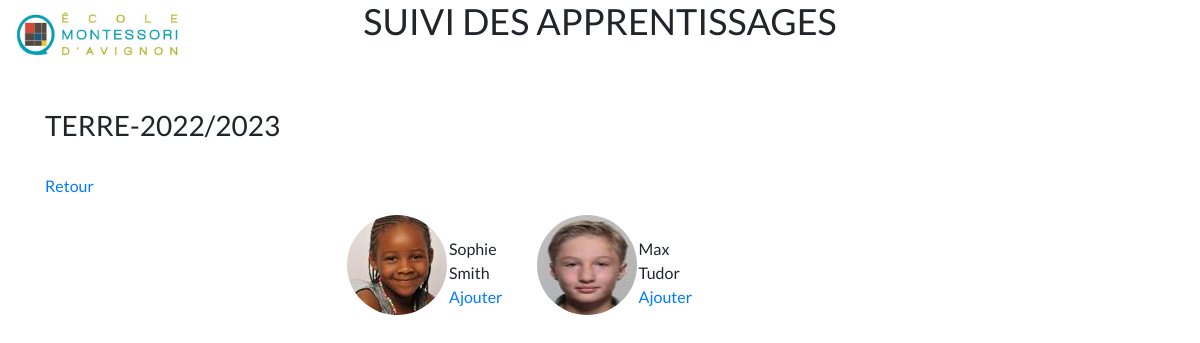
Before: /ambiance/add_child/1 (signed in) with the older database file.
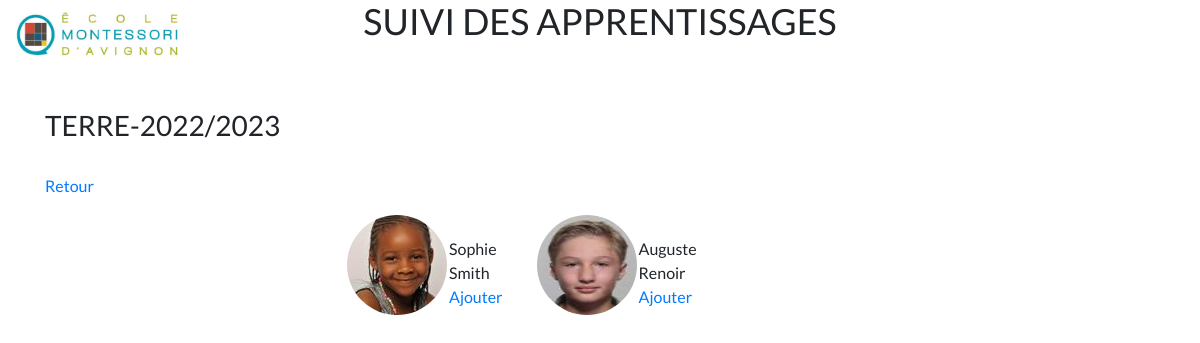
After: the same page with the newer database file.
### ambiance/models.py (models this page shows)
class Ambiance(models.Model):
    ENVIRONMENT_CHOICES = (
        ('BOIS', 'Bois'),
        ('TERRE', 'Terre'),
    )
    name = models.CharField(max_length=20, choices=ENVIRONMENT_CHOICES, verbose_name="Ambiance")
    year = models.CharField(max_length=20, verbose_name="Année")
    date_created = models.DateTimeField(auto_now_add=True)
    def __str__(self):
        return f'{self.name}-{self.year}'

### students/models.py (models this page shows, shortened)
class Students(models.Model):
    photo = models.ImageField(null=True, blank=True)
    firstname = models.CharField(max_length=25)
    lastname = models.CharField(max_length=25)
    date_of_birth = models.DateField()
    profil = models.TextField()
    ambiance = models.ForeignKey(Ambiance, on_delete=models.CASCADE)
    pratique_life = models.ForeignKey(PracticalLife, on_delete=models.CASCADE)
    sensorial_material = models.ForeignKey(SensoryMaterial, on_delete=models.CASCADE)
    mathe = models.ForeignKey(Math, on_delete=models.CASCADE)
    langage = models.ForeignKey(Langage, on_delete=models.CASCADE)
    letter = models.ForeignKey(Letter, on_delete=models.CASCADE)
    active = models.BooleanField(default=True)
    date_created = models.DateTimeField(auto_now_add=True)
    date_updated = models.DateTimeField(auto_now=True)
    tracker = FieldTracker()
    class Meta:
        verbose_name = "Student"
        verbose_name_plural = "Students"
    IMAGE_MAX_SIZE = (100, 100)

### students/views.py (the view)
# urls.py: path("ambiance/add_child/<int:ambiance_id>", views.student_active, name='ambiance_add_child'),
@login_required
def student_active(request, ambiance_id):
    students = Students.objects.filter(active=True)
    ambiance = Ambiance.objects.get(id=ambiance_id)
    context = {
        'students': students,
        'ambiance': ambiance
    }
    return render(request, 'students/child_all.html', context=context)

### students/templates/students/child_all.html (shortened to what this page needs)
{% extends "authentication/base.html" %}
{% block content %}
<div>
    <h3>{{ambiance}}</h3> <br>
    <a href="javascript:history.back()">Retour</a>
</div>
<div class="row">
    <div class="col-md-3"></div>
    <div class="col-md-8 d-flex flex-wrap justify-content-evenly">
        {% for student in students %}
            {% if student.ambiance != ambiance%}
                <div class="p-3 mb-1">
                    <table class="table-hover">
                            <tbody>
                                <tr>
                                    <td>
                                        <p><img class="rounded-circle" src="{{student.photo.url}}" width="100" height="100"></p>
                                    </td>
                                    <td>
                                        {{student.firstname}} <br> {{student.lastname}} <br>
                                        <a href="{% url 'ambiance_add_old' ambiance_id=ambiance.id student_id=student.id %}">Ajouter</a>
                                    </td>
                                </tr>
                            </tbody>
                    </table>
                </div>
            {% endif %}
        {% endfor %}
    </div>
    <div class="col-md-1"></div>
</div>
{% endblock content %}

### authentication/templates/authentication/base.html (shortened to what this page needs)
<!DOCTYPE html>
{% load static %}
<html lang="fr">
    <head>
        <link rel="stylesheet" href="{% static 'authentication/css/bootstrap.min.css' %}">
        <link rel="stylesheet" href="{% static 'authentication/css/styles.css'%}">
    </head>
    <body>
        <div class="container-fluid bloc-contain" >
            <header class="site-header align-items-center">
                <div class="row">
                    <div class="col-md-2">
                        <img src="{% static 'authentication/logo.png' %}" alt="LOGO" class="img-fluid" width="200" >
                    </div>
                    <div class="col-md-8">
                         <h2 class="text-center">SUIVI DES APPRENTISSAGES</h2>
                    </div>
                     <div class="col-md-2">
                    </div>
                </div>
            </header>
            <div class="container pt-5" >
                 {% block content %}{% endblock content %}
            </div>
        </div>
    </body>
</html>

### authentication/static/authentication/css/styles.css (style rules this page uses)
.bloc-contain { font-family: "Lato", Helvetica, sans-serif }
h2 { font-size : clamp(0.5rem, 3vw, 4rem); }

Changed rows visible on the page:
removed Students: photo (picture), firstname "Max", lastname "Tudor"
added Students: photo (picture), firstname "Auguste", lastname "Renoir"
